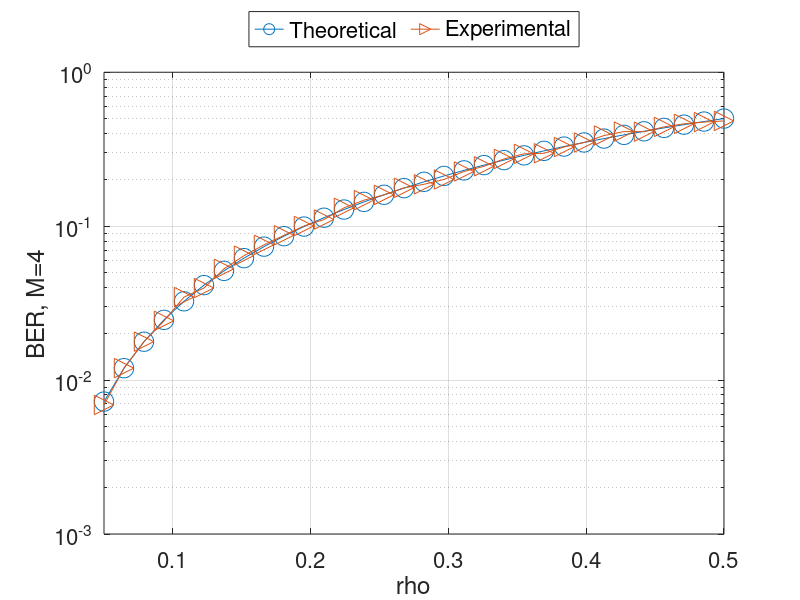

Here is the MATLAB script that generated this plot:
U=[7.250000e-03	1.194992e-02	1.775101e-02	2.461656e-02	3.250988e-02	4.139425e-02	5.123297e-02	6.198933e-02	7.362663e-02	8.610816e-02	9.939722e-02	1.134571e-01	1.282511e-01	1.437425e-01	1.598946e-01	1.766707e-01	1.940341e-01	2.119481e-01	2.303759e-01	2.492809e-01	2.686264e-01	2.883757e-01	3.084920e-01	3.289387e-01	3.496790e-01	3.706762e-01	3.918937e-01	4.132947e-01	4.348426e-01	4.565006e-01	4.782319e-01	5.000000e-01	];
V=[6.894973e-03	1.195452e-02	1.777654e-02	2.426080e-02	3.459927e-02	3.963769e-02	5.281073e-02	6.432161e-02	7.560544e-02	8.723803e-02	1.002546e-01	1.104400e-01	1.315519e-01	1.475079e-01	1.596508e-01	1.774082e-01	1.870661e-01	2.010998e-01	2.265487e-01	2.448589e-01	2.733583e-01	2.951009e-01	2.975014e-01	3.267390e-01	3.494880e-01	3.878788e-01	4.115756e-01	4.109149e-01	4.413793e-01	4.620939e-01	4.745134e-01	4.825636e-01	];
X=[5.000000e-02	6.451613e-02	7.903226e-02	9.354839e-02	1.080645e-01	1.225806e-01	1.370968e-01	1.516129e-01	1.661290e-01	1.806452e-01	1.951613e-01	2.096774e-01	2.241935e-01	2.387097e-01	2.532258e-01	2.677419e-01	2.822581e-01	2.967742e-01	3.112903e-01	3.258064e-01	3.403226e-01	3.548387e-01	3.693548e-01	3.838710e-01	3.983871e-01	4.129032e-01	4.274194e-01	4.419355e-01	4.564516e-01	4.709677e-01	4.854839e-01	5.000000e-01	];
h=figure(1);
hp=semilogy(X,U,'o-',X,V,'>-');
set(hp,'markersize',14);
grid on;
hx=xlabel('rho');
hy=ylabel('BER, M=4');
xlim([min(X),max(X)]);
hl = legend('Theoretical','Experimental');
legend (hl, 'location', 'northoutside', 'orientation', 'horizontal');
ha = gca(); 
FONTSIZE=16;
set(hx,'fontsize',FONTSIZE);
set(hy,'fontsize',FONTSIZE);
set(ha,'fontsize',FONTSIZE);
set(hl,'fontsize',FONTSIZE);
refresh();
saveas (h,'outdata/M004_ceo.eps');


